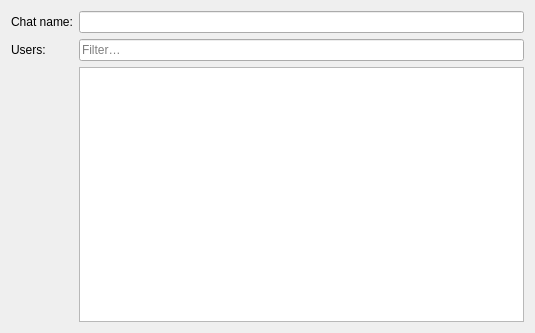
<?xml version="1.0" encoding="UTF-8"?>
<ui version="4.0">
 <class>MucJoinWidget</class>
 <widget class="QWidget" name="MucJoinWidget">
  <property name="geometry">
   <rect>
    <x>0</x>
    <y>0</y>
    <width>535</width>
    <height>333</height>
   </rect>
  </property>
  <property name="windowTitle">
   <string/>
  </property>
  <layout class="QFormLayout" name="formLayout">
   <item row="0" column="0">
    <widget class="QLabel" name="label">
     <property name="text">
      <string>Chat name:</string>
     </property>
    </widget>
   </item>
   <item row="0" column="1">
    <widget class="QLineEdit" name="ChatName_"/>
   </item>
   <item row="1" column="1">
    <widget class="QLineEdit" name="UsersFilter_">
     <property name="placeholderText">
      <string>Filter…</string>
     </property>
    </widget>
   </item>
   <item row="2" column="1">
    <widget class="QTreeView" name="UsersTree_">
     <property name="sizePolicy">
      <sizepolicy hsizetype="Expanding" vsizetype="Expanding">
       <horstretch>0</horstretch>
       <verstretch>1</verstretch>
      </sizepolicy>
     </property>
     <attribute name="headerVisible">
      <bool>false</bool>
     </attribute>
    </widget>
   </item>
   <item row="1" column="0">
    <widget class="QLabel" name="label_2">
     <property name="text">
      <string>Users:</string>
     </property>
    </widget>
   </item>
  </layout>
 </widget>
 <resources/>
 <connections/>
</ui>
